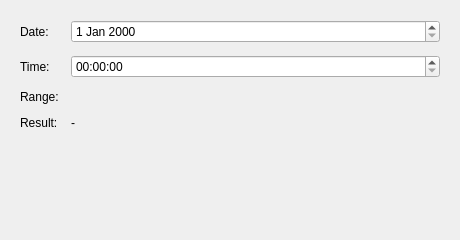
<?xml version='1.0' encoding='utf-8'?>
<ui version="4.0">
 <class>MainWindow</class>
 <widget class="QMainWindow" name="MainWindow">
  <property name="geometry">
   <rect>
    <x>0</x>
    <y>0</y>
    <width>460</width>
    <height>240</height>
   </rect>
  </property>
  <property name="windowTitle">
   <string>QCustomDateTimeEdit Example</string>
  </property>
  <widget class="QWidget" name="centralwidget">
   <layout class="QFormLayout" name="formLayout">
    <property name="horizontalSpacing">
     <number>12</number>
    </property>
    <property name="verticalSpacing">
     <number>12</number>
    </property>
    <property name="leftMargin">
     <number>20</number>
    </property>
    <property name="topMargin">
     <number>20</number>
    </property>
    <property name="rightMargin">
     <number>20</number>
    </property>
    <property name="bottomMargin">
     <number>20</number>
    </property>
    <item row="0" column="0">
     <widget class="QLabel" name="dateLabel">
      <property name="text">
       <string>Date:</string>
      </property>
     </widget>
    </item>
    <item row="0" column="1">
     <widget class="QCustomDateEdit" name="dateEdit" />
    </item>
    <item row="1" column="0">
     <widget class="QLabel" name="timeLabel">
      <property name="text">
       <string>Time:</string>
      </property>
     </widget>
    </item>
    <item row="1" column="1">
     <widget class="QCustomTimeEdit" name="timeEdit" />
    </item>
    <item row="2" column="0">
     <widget class="QLabel" name="rangeLabel">
      <property name="text">
       <string>Range:</string>
      </property>
     </widget>
    </item>
    <item row="2" column="1">
     <widget class="QCustomDateRangeEdit" name="rangeEdit" native="true" />
    </item>
    <item row="3" column="0">
     <widget class="QLabel" name="resultCaption">
      <property name="text">
       <string>Result:</string>
      </property>
     </widget>
    </item>
    <item row="3" column="1">
     <widget class="QLabel" name="resultLabel">
      <property name="text">
       <string>-</string>
      </property>
     </widget>
    </item>
   </layout>
  </widget>
 </widget>
 <customwidgets>
  <customwidget>
   <class>QCustomDateEdit</class>
   <extends>QDateEdit</extends>
   <header location="global">Custom_Widgets.QCustomDateTimeEdit.h</header>
  </customwidget>
  <customwidget>
   <class>QCustomTimeEdit</class>
   <extends>QTimeEdit</extends>
   <header location="global">Custom_Widgets.QCustomDateTimeEdit.h</header>
  </customwidget>
  <customwidget>
   <class>QCustomDateRangeEdit</class>
   <extends>QWidget</extends>
   <header location="global">Custom_Widgets.QCustomDateTimeEdit.h</header>
  </customwidget>
 <customwidget><class>QPushButton</class><extends>QPushButton</extends><header location="global">Custom_Widgets.Theme.h</header><container>1</container></customwidget><customwidget><class>QLabel</class><extends>QLabel</extends><header location="global">Custom_Widgets.Theme.h</header><container>1</container></customwidget></customwidgets>
 <connections />
</ui>
